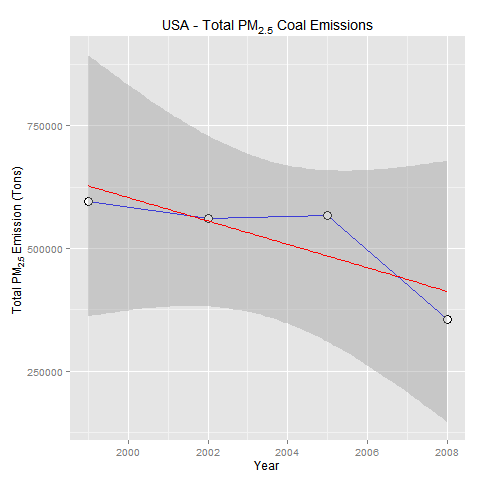

The R source for this figure:
## Script to determine if Coal based Emssions descressed in the United States between 1999-2008
## The script user has ensure that both the base data R files are in thier working directory.   
  library(dplyr)
  library(ggplot2)

#Load all the base data required for the analyis.
  source('Data_Loader.R')
  source('multiplot.R')

# Get the Emmisons for Coal for the whole USA
  usa_coal <- subset(NEI_SCC, grepl('Coal',NEI_SCC$Short.Name, fixed=TRUE), c("Emissions", "year","type"))
# Get Total Coal Emmisions by year
  emm_years <- group_by(usa_coal,year)
  usa_coal_year_totals <- summarize(emm_years, Total_Emissions = sum(Emissions),na.rm=TRUE)
# Build Graph
  a4 <- ggplot(data=usa_coal_year_totals, aes(x=year, y=Total_Emissions))
  a4 <- a4 + geom_line(col ="blue") 
  a4 <- a4 + geom_point(size=4, shape=21, fill="white")
  a4 <- a4 + stat_smooth(method = "lm",col="red")
  a4 <- a4 + ggtitle(expression("USA - Total PM"[2.5]*" Coal Emissions"))
  a4 <- a4 + labs(x="Year", y=expression("Total PM"[2.5]*" Emission (Tons)")) 
  print(a4)
#Copy the graph to graph vector for display
  dev.copy(png, file = "plot4.png", height = 480, width = 480)
  dev.off()
